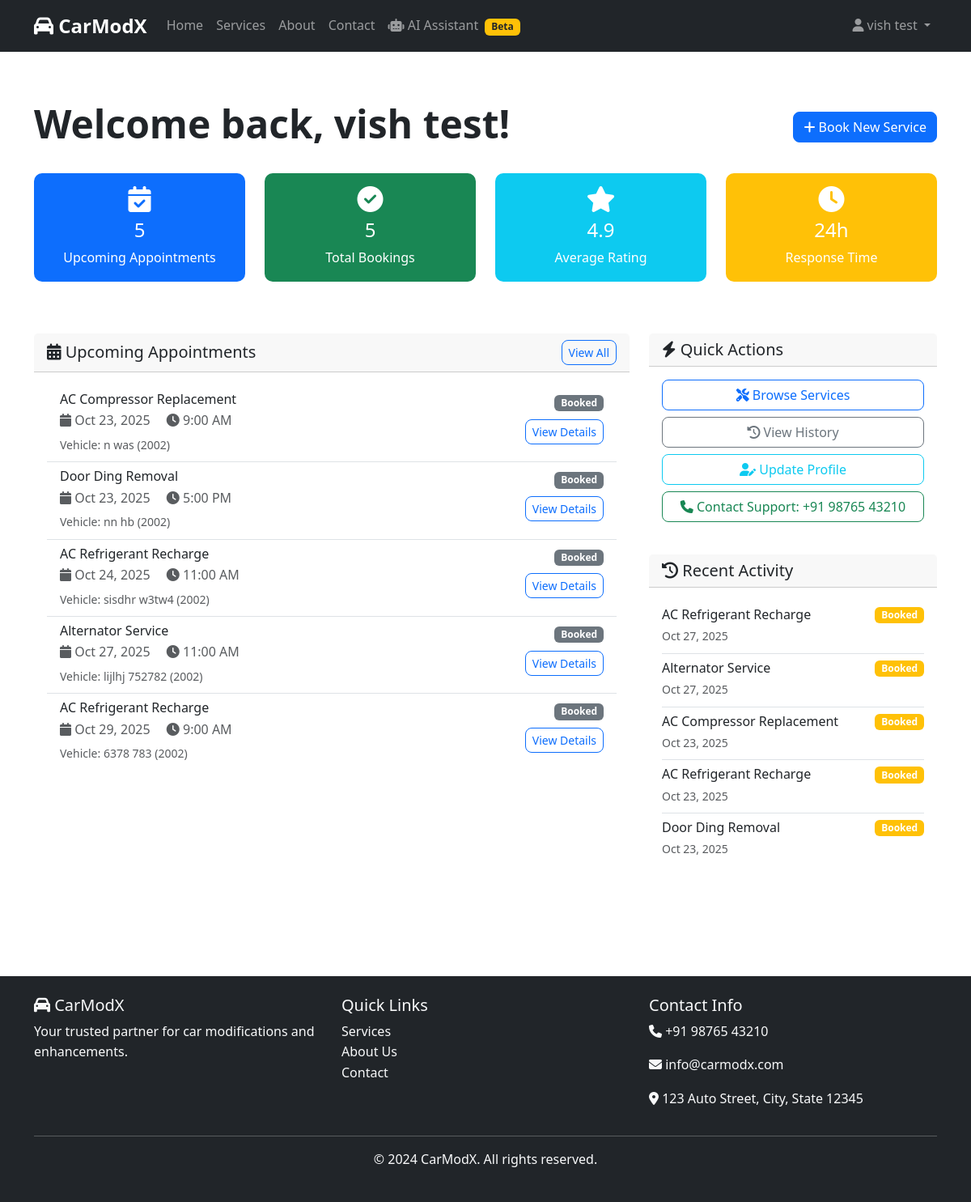
Before: /accounts/dashboard/ (signed in) with the older database file.
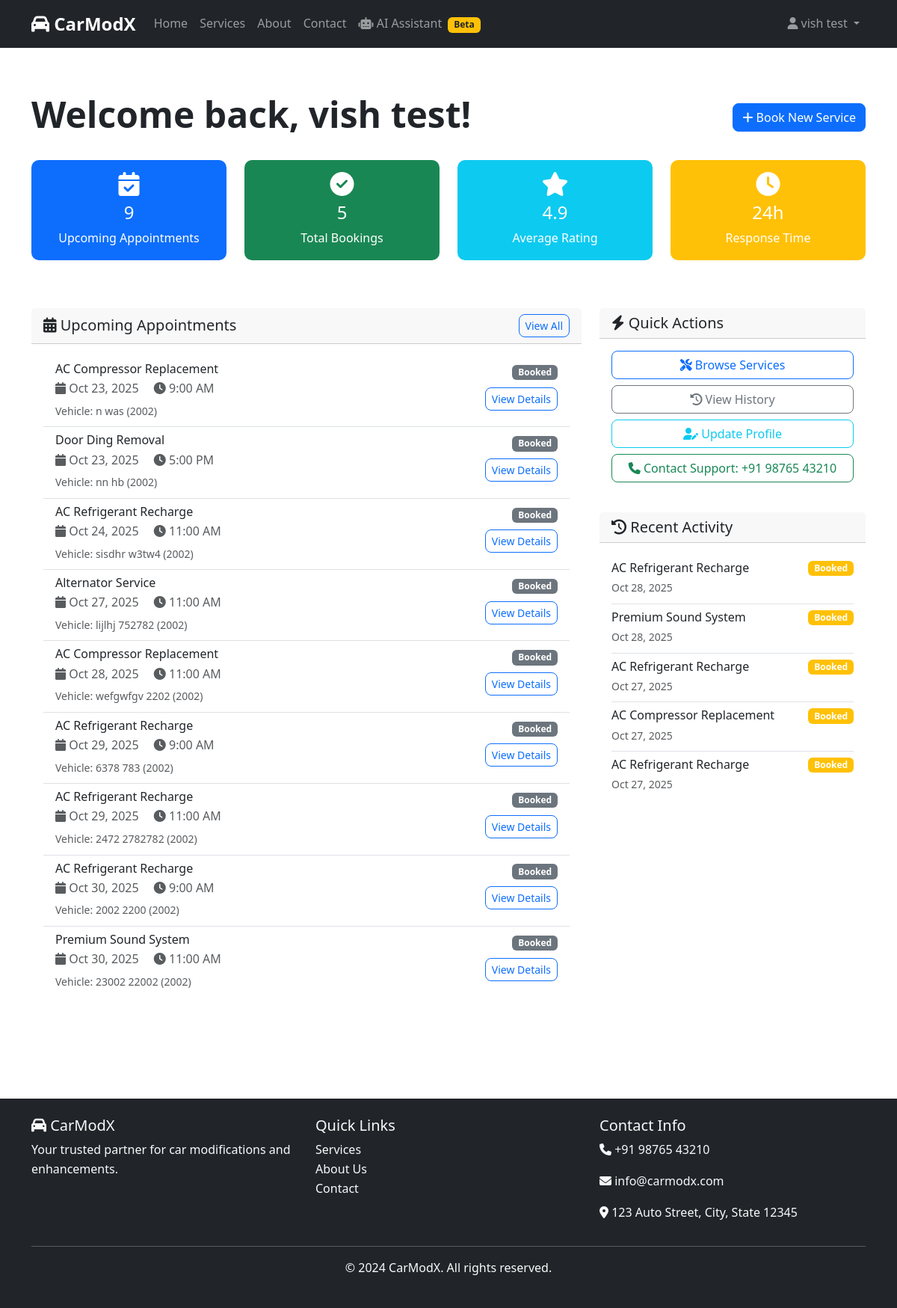
After: the same page with the newer database file.
### appointments/models.py (models this page shows, shortened)
class Appointment(models.Model):
    STATUS_CHOICES = [
        ('booked', 'Booked'),
        ('assigned', 'Assigned'),
        ('in_progress', 'In Progress'),
        ('on_hold', 'On Hold'),
        ('completed', 'Completed'),
        ('cancelled', 'Cancelled'),
    ]
    PRIORITY_CHOICES = [
        ('low', 'Low'),
        ('normal', 'Normal'),
        ('high', 'High'),
        ('urgent', 'Urgent'),
    ]
    TIME_SLOT_CHOICES = [
        ('09:00', '9:00 AM'),
        ('11:00', '11:00 AM'),
        ('13:00', '1:00 PM'),
        ('15:00', '3:00 PM'),
        ('17:00', '5:00 PM'),
    ]
    customer = models.ForeignKey(User, on_delete=models.CASCADE, related_name='appointments')
    selected_service = models.ForeignKey(Service, on_delete=models.CASCADE, related_name='appointments')
    slot_date = models.DateField()
    slot_time = models.CharField(max_length=5, choices=TIME_SLOT_CHOICES)
    status = models.CharField(max_length=20, choices=STATUS_CHOICES, default='booked')
    priority = models.CharField(max_length=10, choices=PRIORITY_CHOICES, default='normal')
    assigned_employee = models.ForeignKey(
        User,
        on_delete=models.SET_NULL,
        null=True,
        blank=True,
        related_name='assigned_work',
        limit_choices_to={'role': 'employee'}
    )
    vehicle_make = models.CharField(max_length=50)
    vehicle_model = models.CharField(max_length=50)
    vehicle_year = models.PositiveIntegerField()
    vehicle_license = models.CharField(max_length=20)
    work_started_at = models.DateTimeField(null=True, blank=True)
    work_completed_at = models.DateTimeField(null=True, blank=True)
    estimated_completion = models.DateTimeField(null=True, blank=True)
    special_requirements = models.TextField(blank=True)
    work_notes = models.TextField(blank=True, help_text="Employee work progress notes")
    customer_notes = models.TextField(blank=True, help_text="Customer special requests")
    created_at = models.DateTimeField(auto_now_add=True)
    updated_at = models.DateTimeField(auto_now=True)
    class Meta:
        ordering = ['-created_at']

### services/models.py (models this page shows, shortened)
class Service(models.Model):
    name = models.CharField(max_length=200)
    description = models.TextField()
    category = models.ForeignKey(ServiceCategory, on_delete=models.CASCADE, related_name='services')
    base_price = models.DecimalField(max_digits=10, decimal_places=2, validators=[MinValueValidator(0)])
    estimated_duration = models.DurationField(help_text="Estimated time to complete the service")
    is_active = models.BooleanField(default=True)
    image = models.ImageField(upload_to='services/', blank=True, null=True)
    created_at = models.DateTimeField(auto_now_add=True)
    updated_at = models.DateTimeField(auto_now=True)
    class Meta:
        ordering = ['category', 'name']

### accounts/views.py (the view)
# urls.py: path('dashboard/', views.dashboard_view, name='dashboard'),
@login_required
def dashboard_view(request):
    user = request.user
    if user.is_admin():
        return redirect('accounts:admin_dashboard')
    elif user.is_employee():
        return redirect('accounts:employee_dashboard')
    recent_appointments = Appointment.objects.filter(
        customer=user
    ).order_by('-created_at')[:5]
    upcoming_appointments = Appointment.objects.filter(
        customer=user,
        status='booked'
    ).order_by('slot_date', 'slot_time')
    context = {
        'recent_appointments': recent_appointments,
        'upcoming_appointments': upcoming_appointments,
    }
    return render(request, 'accounts/dashboard.html', context)

### accounts/models.py (called while the page is built)
    def is_customer(self):
        return self.role == 'customer'

    def is_employee(self):
        return self.role == 'employee'

    def is_admin(self):
        return self.role == 'admin'

### admin_panel/context_processors.py (called while the page is built, shortened)
def admin_quick_actions(request):
    context = {'admin_quick_actions': []}
    if not (request.user.is_authenticated and request.user.is_superuser):
        return context

### admin_panel/templatetags/admin_extras.py (called while the page is built, shortened)
@register.inclusion_tag('admin_panel/quick_actions.html', takes_context=True)
def admin_quick_actions_widget(context, position='top-right'):
    request = context['request']
    user = request.user
    if not (user.is_authenticated and user.is_superuser):
        return {'show_widget': False}

### templates/accounts/dashboard.html (shortened to what the changed rows need)
{% extends 'base.html' %}
{% block content %}
<div class="container py-5">
    <div class="row">
        <div class="col-12">
            <div class="d-flex justify-content-between align-items-center mb-4">
                <h1 class="display-5 fw-bold">Welcome back, {{ user.get_full_name|default:user.username }}!</h1>
            </div>
        </div>
    </div>
    <div class="row mb-5">
        <div class="col-md-3 mb-3">
            <div class="card bg-primary text-white">
                <div class="card-body text-center">
                    <i class="fas fa-calendar-check fa-2x mb-2"></i>
                    <h4>{{ upcoming_appointments.count }}</h4>
                    <p class="mb-0">Upcoming Appointments</p>
                </div>
            </div>
        </div>
    </div>
    <div class="row">
        <div class="col-lg-8 mb-4">
            <div class="card">
                <div class="card-body">
                    {% if upcoming_appointments %}
                        <div class="list-group list-group-flush">
                            {% for appointment in upcoming_appointments %}
                            <div class="list-group-item">
                                <div class="d-flex justify-content-between align-items-start">
                                    <div>
                                        <h6 class="mb-1">{{ appointment.selected_service.name }}</h6>
                                        <p class="mb-1 text-muted">
                                            <i class="fas fa-calendar"></i> {{ appointment.slot_date|date:"M d, Y" }}
                                            <i class="fas fa-clock ms-3"></i> {{ appointment.get_slot_time_display }}
                                        </p>
                                        <small class="text-muted">
                                            Vehicle: {{ appointment.vehicle_make }} {{ appointment.vehicle_model }} ({{ appointment.vehicle_year }})
                                        </small>
                                    </div>
                                    <div class="text-end">
                                        <span class="badge bg-{% if appointment.status == 'confirmed' %}success{% elif appointment.status == 'pending' %}warning{% else %}secondary{% endif %}">
                                            {{ appointment.get_status_display }}
                                        </span>
                                        <div class="mt-2">
                                            <a href="{% url 'appointments:appointment_detail' appointment.id %}" class="btn btn-sm btn-outline-primary">
                                                View Details
                                            </a>
                                        </div>
                                    </div>
                                </div>
                            </div>
                            {% endfor %}
                        </div>
                    {% else %}
                        <div class="text-center py-4">
                            <i class="fas fa-calendar-times fa-3x text-muted mb-3"></i>
                            <p class="text-muted">No upcoming appointments</p>
                            <a href="{% url 'services:service_list' %}" class="btn btn-primary">Book Your First Service</a>
                        </div>
                    {% endif %}
                </div>
            </div>
        </div>
        <div class="col-lg-4 mb-4">
            <div class="card mt-4">
                <div class="card-body">
                    {% if recent_appointments %}
                        <div class="list-group list-group-flush">
                            {% for appointment in recent_appointments %}
                            <div class="list-group-item px-0">
                                <div class="d-flex justify-content-between align-items-start">
                                    <div>
                                        <h6 class="mb-1">{{ appointment.selected_service.name }}</h6>
                                        <small class="text-muted">{{ appointment.created_at|date:"M d, Y" }}</small>
                                    </div>
                                    <span class="badge bg-{% if appointment.status == 'completed' %}success{% elif appointment.status == 'cancelled' %}danger{% else %}warning{% endif %}">
                                        {{ appointment.get_status_display }}
                                    </span>
                                </div>
                            </div>
                            {% endfor %}
                        </div>
                    {% else %}
                        <p class="text-muted text-center">No recent activity</p>
                    {% endif %}
                </div>
            </div>
        </div>
    </div>
</div>
{% endblock %}

Changed rows visible on the page:
no longer on one of the page's lists (row unchanged): Appointment: selected_service.name "AC Compressor Replacement", created_at "Oct 23, 2025", status "Booked"
no longer on one of the page's lists (row unchanged): Appointment: selected_service.name "Door Ding Removal", created_at "Oct 23, 2025", status "Booked"
no longer on one of the page's lists (row unchanged): Appointment: selected_service.name "AC Refrigerant Recharge", created_at "Oct 23, 2025", status "Booked"
no longer on one of the page's lists (row unchanged): Appointment: selected_service.name "Alternator Service", created_at "Oct 27, 2025", status "Booked"
added Appointment: selected_service.name "AC Compressor Replacement", slot_date "Oct 28, 2025", slot_time "11:00 AM", vehicle_make "wefgwfgv", vehicle_model "2202", vehicle_year "2002", status "Booked", created_at "Oct 27, 2025"
added Appointment: selected_service.name "AC Refrigerant Recharge", slot_date "Oct 29, 2025", slot_time "11:00 AM", vehicle_make "2472", vehicle_model "2782782", vehicle_year "2002", status "Booked", created_at "Oct 28, 2025"
added Appointment: selected_service.name "AC Refrigerant Recharge", slot_date "Oct 30, 2025", slot_time "9:00 AM", vehicle_make "2002", vehicle_model "2200", vehicle_year "2002", status "Booked", created_at "Oct 27, 2025"
added Appointment: selected_service.name "Premium Sound System", slot_date "Oct 30, 2025", slot_time "11:00 AM", vehicle_make "23002", vehicle_model "22002", vehicle_year "2002", status "Booked", created_at "Oct 28, 2025"
Other visible differences:
{{ upcoming_appointments.count }}: "5" → "9"
